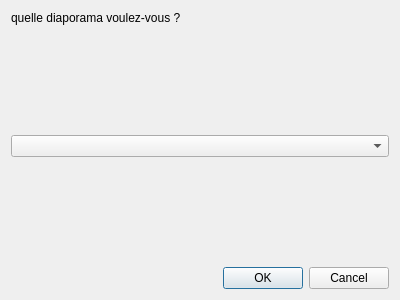
<?xml version="1.0" encoding="UTF-8"?>
<ui version="4.0">
 <class>changerdiaporama</class>
 <widget class="QDialog" name="changerdiaporama">
  <property name="geometry">
   <rect>
    <x>0</x>
    <y>0</y>
    <width>400</width>
    <height>300</height>
   </rect>
  </property>
  <property name="windowTitle">
   <string>Dialog</string>
  </property>
  <layout class="QVBoxLayout" name="verticalLayout">
   <item>
    <widget class="QLabel" name="label">
     <property name="text">
      <string>quelle diaporama voulez-vous ?</string>
     </property>
    </widget>
   </item>
   <item>
    <spacer name="verticalSpacer">
     <property name="orientation">
      <enum>Qt::Vertical</enum>
     </property>
     <property name="sizeHint" stdset="0">
      <size>
       <width>20</width>
       <height>40</height>
      </size>
     </property>
    </spacer>
   </item>
   <item>
    <widget class="QComboBox" name="comboBox"/>
   </item>
   <item>
    <spacer name="verticalSpacer_2">
     <property name="orientation">
      <enum>Qt::Vertical</enum>
     </property>
     <property name="sizeHint" stdset="0">
      <size>
       <width>20</width>
       <height>40</height>
      </size>
     </property>
    </spacer>
   </item>
   <item>
    <widget class="QDialogButtonBox" name="buttonBox">
     <property name="orientation">
      <enum>Qt::Horizontal</enum>
     </property>
     <property name="standardButtons">
      <set>QDialogButtonBox::Cancel|QDialogButtonBox::Ok</set>
     </property>
    </widget>
   </item>
  </layout>
 </widget>
 <resources/>
 <connections>
  <connection>
   <sender>buttonBox</sender>
   <signal>accepted()</signal>
   <receiver>changerdiaporama</receiver>
   <slot>accept()</slot>
   <hints>
    <hint type="sourcelabel">
     <x>248</x>
     <y>254</y>
    </hint>
    <hint type="destinationlabel">
     <x>157</x>
     <y>274</y>
    </hint>
   </hints>
  </connection>
  <connection>
   <sender>buttonBox</sender>
   <signal>rejected()</signal>
   <receiver>changerdiaporama</receiver>
   <slot>reject()</slot>
   <hints>
    <hint type="sourcelabel">
     <x>316</x>
     <y>260</y>
    </hint>
    <hint type="destinationlabel">
     <x>286</x>
     <y>274</y>
    </hint>
   </hints>
  </connection>
 </connections>
</ui>
